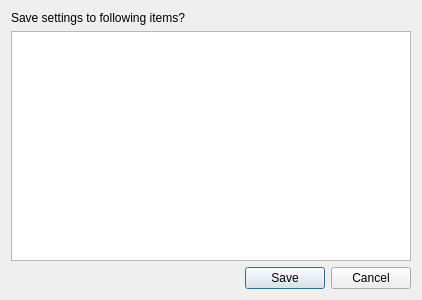
<?xml version="1.0" encoding="UTF-8"?>
<ui version="4.0">
 <class>Dialog</class>
 <widget class="QDialog" name="Dialog">
  <property name="geometry">
   <rect>
    <x>0</x>
    <y>0</y>
    <width>420</width>
    <height>300</height>
   </rect>
  </property>
  <property name="windowTitle">
   <string>Modified Files</string>
  </property>
  <layout class="QVBoxLayout" name="verticalLayout_2">
   <item>
    <layout class="QVBoxLayout" name="verticalLayout">
     <item>
      <widget class="QLabel" name="label">
       <property name="text">
        <string>Save settings to following items?</string>
       </property>
      </widget>
     </item>
     <item>
      <widget class="QListWidget" name="listWidget">
       <property name="minimumSize">
        <size>
         <width>400</width>
         <height>0</height>
        </size>
       </property>
      </widget>
     </item>
     <item>
      <widget class="QDialogButtonBox" name="buttonBox">
       <property name="orientation">
        <enum>Qt::Horizontal</enum>
       </property>
       <property name="standardButtons">
        <set>QDialogButtonBox::Cancel|QDialogButtonBox::Save</set>
       </property>
      </widget>
     </item>
    </layout>
   </item>
  </layout>
 </widget>
 <resources/>
 <connections>
  <connection>
   <sender>buttonBox</sender>
   <signal>accepted()</signal>
   <receiver>Dialog</receiver>
   <slot>accept()</slot>
   <hints>
    <hint type="sourcelabel">
     <x>248</x>
     <y>254</y>
    </hint>
    <hint type="destinationlabel">
     <x>157</x>
     <y>274</y>
    </hint>
   </hints>
  </connection>
  <connection>
   <sender>buttonBox</sender>
   <signal>rejected()</signal>
   <receiver>Dialog</receiver>
   <slot>reject()</slot>
   <hints>
    <hint type="sourcelabel">
     <x>316</x>
     <y>260</y>
    </hint>
    <hint type="destinationlabel">
     <x>286</x>
     <y>274</y>
    </hint>
   </hints>
  </connection>
 </connections>
</ui>
